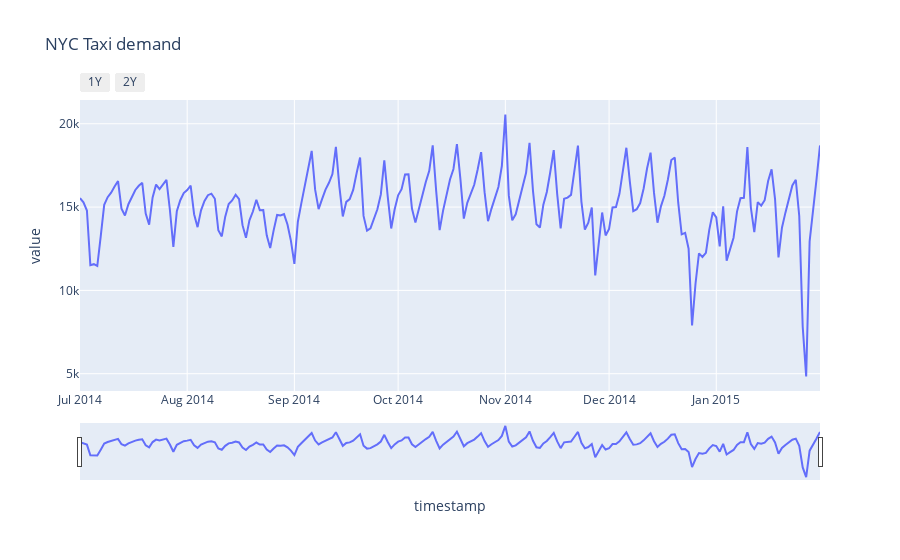

Source (notebook cell):
### Code cell
fig = px.line(df1.reset_index(), x= 'timestamp',y ='value', title= 'NYC Taxi demand')


fig.update_xaxes(
rangeslider_visible = True,
rangeselector = dict(
 buttons = list(
  [
      dict(count = 1, label = '1Y', step = 'year', stepmode='backward'),
      dict(count = 2, label = '2Y',step = 'year', stepmode = 'backward')
  ]   
 )
)
)
fig.show()

### Figure 1 — Plotly figure (JSON) as saved in the notebook; plotly's stock layout.template omitted (floating-point values rounded to 4 significant figures; data arrays with more than 128 entries replaced by an {"elided": "..."} marker saying what was removed)
{"data": [{"hovertemplate": "timestamp=%{x}<br>value=%{y}<extra></extra>", "legendgroup": "", "line": {"color": "#636efa", "dash": "solid"}, "marker": {"symbol": "circle"}, "mode": "lines", "name": "", "orientation": "v", "showlegend": false, "type": "scatter", "x": {"elided": "215 str values"}, "xaxis": "x", "y": {"elided": "215 float values"}, "yaxis": "y"}], "layout": {"autosize": true, "legend": {"tracegroupgap": 0}, "title": {"text": "NYC Taxi demand"}, "xaxis": {"anchor": "y", "autorange": true, "domain": [0, 1], "range": ["2014-07-01", "2015-01-31"], "rangeselector": {"buttons": [{"count": 1, "label": "1Y", "step": "year", "stepmode": "backward"}, {"count": 2, "label": "2Y", "step": "year", "stepmode": "backward"}]}, "rangeslider": {"autorange": true, "range": ["2014-07-01", "2015-01-31"], "visible": true, "yaxis": {"_template": null, "rangemode": "match"}}, "title": {"text": "timestamp"}, "type": "date"}, "yaxis": {"anchor": "x", "autorange": true, "domain": [0, 1], "range": [3961.0, 21430.0], "title": {"text": "value"}, "type": "linear"}}}
